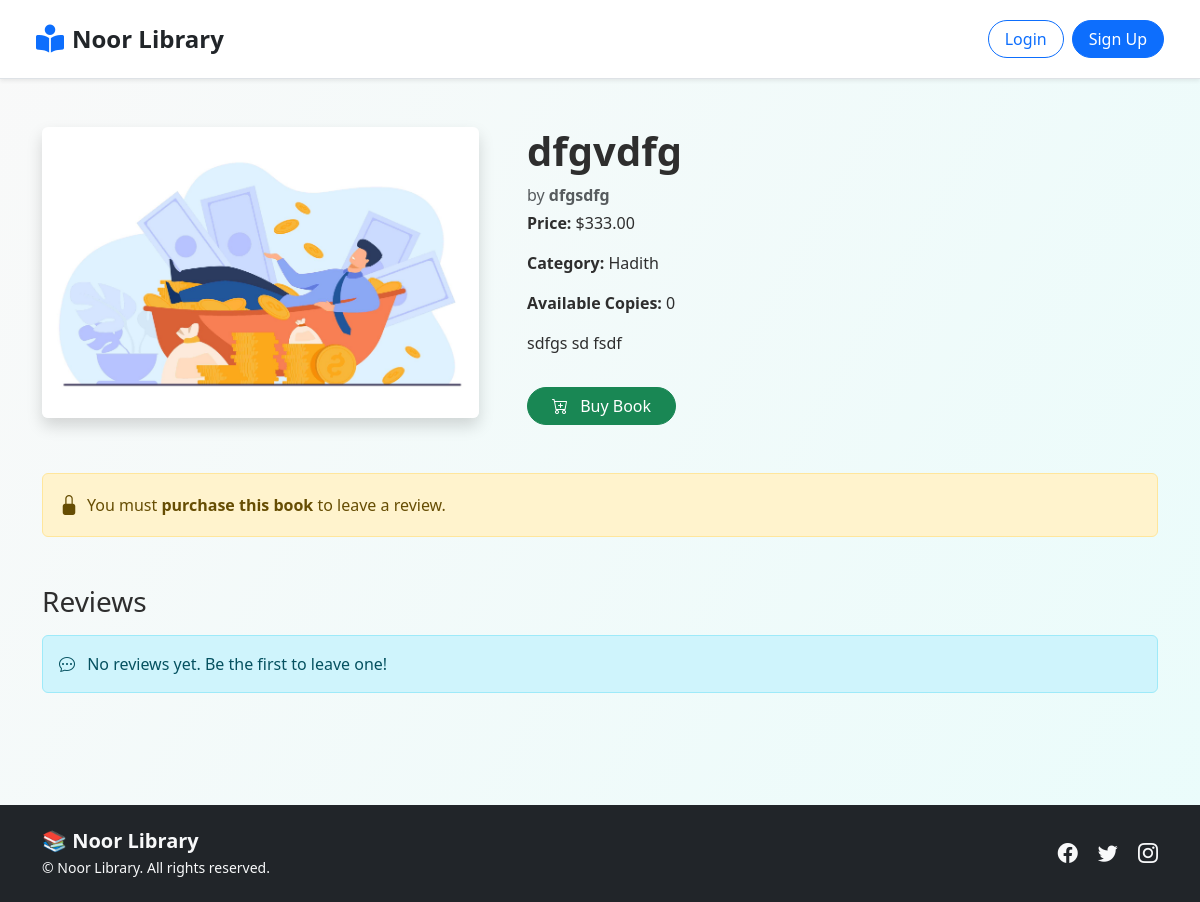
The app's page /book-details/2/ with its own data.
### Book/models.py (models this page shows, shortened)
class Book(models.Model):
    title = models.CharField(max_length=200)
    author = models.CharField(max_length=100)
    pages = models.PositiveIntegerField()
    cover_image = models.ImageField(upload_to="covers/", blank=True, null=True)
    description = models.TextField(blank=True, null=True)
    price = models.DecimalField(max_digits=5, decimal_places=2)
    category = models.ForeignKey(
        Category, on_delete=models.CASCADE, related_name="books"
    )
    available_copies = models.PositiveIntegerField(default=0, blank=True, null=True)

class Category(models.Model):
    name = models.CharField(max_length=100, unique=True)
    slug = models.SlugField(max_length=100, unique=True)

### Book/views.py (the view, shortened to what this page needs)
# urls.py: path("book-details/<int:id>/", BookDetailView.as_view(), name="book_detail"),
class BookDetailView(DetailView):
    model = Book
    template_name = "book/book_detail.html"
    pk_url_kwarg = "id"
    def get_context_data(self, **kwargs):
        context = super().get_context_data(**kwargs)
        book = self.get_object()
        user = self.request.user
        context["reviews"] = self.object.reviews.all()
        context["form"] = ReviewBookForm()
        if user.is_authenticated:
            has_purchased = Purchase.objects.filter(user=user, book=book).exists()
            has_reviewed = ReviewBook.objects.filter(user=user, book=book).exists()
            context["can_review"] = has_purchased and not has_reviewed
            context["has_reviewed"] = has_reviewed
            if has_purchased:
                context["purchased"] = True
            else:
                context["purchased"] = False
        else:
            context["can_review"] = False
            context["has_reviewed"] = False
        return context

### Book/templates/book/book_detail.html (shortened to what this page needs)
{% extends "base.html" %}
{% load crispy_forms_tags %}
{% load static %}
{% block content %}
<div class="container py-5">
  {% if book %}
  <div class="row g-5 align-items-start">
    {% if book.cover_image %}
    <div class="col-md-5">
      <img src="{{ book.cover_image.url }}" alt="{{ book.title }}"
           class="img-fluid rounded shadow" style="object-fit: cover; max-height: 500px;" />
    </div>
    {% endif %}
    <div class="col-md-7">
      <h1 class="fw-bold">{{ book.title }}</h1>
      <p class="text-muted mb-1">by <strong>{{ book.author }}</strong></p>
      <p><strong>Price:</strong> ${{ book.price }}</p>
      <p><strong>Category:</strong> {{ book.category.name }}</p>
      <p><strong>Available Copies:</strong> {{ book.available_copies }}</p>
      <p class="mt-3">{{ book.description }}</p>
      {% if purchased %}
      <button class="btn btn-outline-success mt-3 rounded-pill px-4" disabled>
        <i class="bi bi-check-circle-fill me-2"></i> Purchased
      </button>
      {% else %}
      <form method="post" action="{% url 'buy_book' book.id %}" autocomplete="off">
        <button type="submit" class="btn btn-success mt-3 rounded-pill px-4">
          <i class="bi bi-cart-plus me-2"></i> Buy Book
        </button>
      </form>
      {% endif %}
    </div>
  </div>
  {% if can_review %}
  <div class="mt-5">
    <h3 class="mb-3">Leave a Review</h3>
    <form method="post" autocomplete="off">
      {% csrf_token %}
      <div class="card p-4 bg-light shadow-sm border-0 rounded-4">
        {{ form|crispy }}
        <div class="text-end">
          <button type="submit" class="btn btn-primary rounded-pill px-4 mt-2">
            <i class="bi bi-send me-1"></i> Submit Review
          </button>
        </div>
      </div>
    </form>
  </div>
  {% elif not has_reviewed %}
  <div class="alert alert-warning mt-5 d-flex align-items-center">
    <i class="bi bi-lock-fill me-2 fs-5"></i>
    <div>You must <strong>purchase this book</strong> to leave a review.</div>
  </div>
  {% endif %}
  <div class="mt-5">
    <h3 class="mb-3">Reviews</h3>
    {% if reviews %}
    <div class="list-group">
      {% for review in reviews %}
      <div class="list-group-item bg-light border-0 shadow-sm rounded-3 mb-3">
        <h6 class="fw-semibold mb-1">{{ review.user.username }}</h6>
        <p class="mb-1"><strong>Rating:</strong> {{ review.rating }} / 5</p>
        <p class="mb-1">{{ review.comment }}</p>
        <small class="text-muted">{{ review.created_at|date:"F j, Y, g:i a" }}</small>
        <div class="text-end mt-2">
          <a href="{% url 'delete_review' review.id %}" class="btn btn-danger btn-sm rounded-pill">
            <i class="bi bi-trash me-1"></i> Delete
          </a>
        </div>
      </div>
      {% endfor %}
    </div>
    {% else %}
    <div class="alert alert-info">
      <i class="bi bi-chat-dots me-2"></i> No reviews yet. Be the first to leave one!
    </div>
    {% endif %}
  </div>
  {% endif %}
</div>
{% endblock %}

### core/templates/base.html (style rules this page uses)
body { background: linear-gradient(120deg, #f9f9f9, #eafcfb); color: #2e2e2e; font-family: 'Segoe UI', 'Helvetica Neue', sans-serif; }

### records on screen
Book: cover_image (picture), title "dfgvdfg", author "dfgsdfg", price "333.00", category.name "Hadith", available_copies "0", description "sdfgs sd fsdf"
